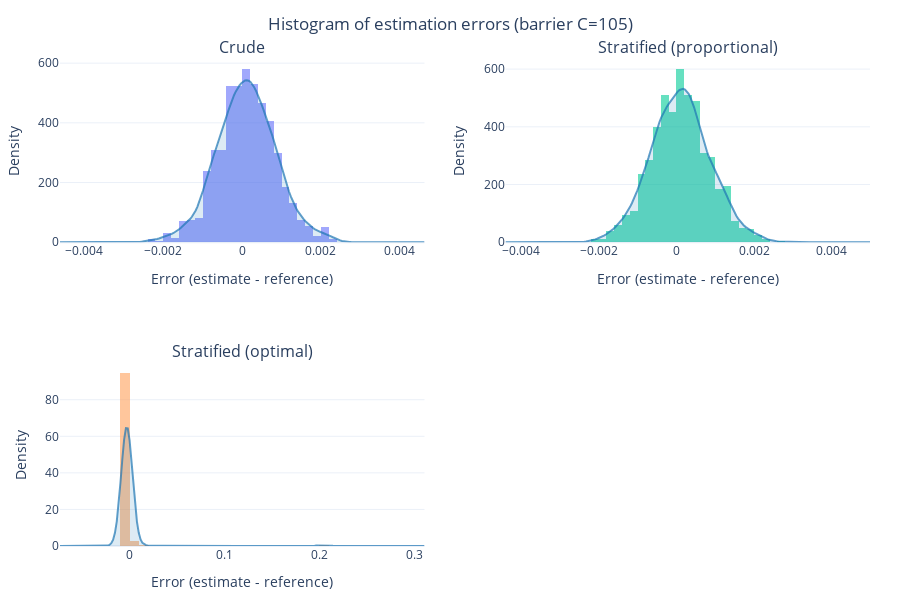

The cell this chart's notebook holds for it:
### Markdown cell above
## Barrier C=105

### Code cell
hist_path = PLOTS_DIR / "barrier_errors_hist_C105.pkl"
with hist_path.open("rb") as f:
    fig = pickle.load(f)
fig

### Figure 1 — Plotly figure (JSON) as saved in the notebook; plotly's stock layout.template omitted (floating-point values rounded to 4 significant figures; data arrays with more than 128 entries replaced by an {"elided": "..."} marker saying what was removed)
{"data": [{"histnorm": "probability density", "name": "Crude", "nbinsx": 30, "opacity": 0.6, "type": "histogram", "x": {"elided": "1000 float values"}, "xaxis": "x", "yaxis": "y"}, {"fill": "tozeroy", "fillcolor": "rgba(31,119,180,0.15)", "line": {"color": "rgba(31,119,180,0.7)", "width": 2}, "mode": "lines", "name": "KDE", "showlegend": false, "type": "scatter", "x": {"elided": "200 float values"}, "xaxis": "x", "y": {"elided": "200 float values"}, "yaxis": "y"}, {"histnorm": "probability density", "name": "Stratified (proportional)", "nbinsx": 30, "opacity": 0.6, "type": "histogram", "x": {"elided": "1000 float values"}, "xaxis": "x2", "yaxis": "y2"}, {"fill": "tozeroy", "fillcolor": "rgba(31,119,180,0.15)", "line": {"color": "rgba(31,119,180,0.7)", "width": 2}, "mode": "lines", "name": "KDE", "showlegend": false, "type": "scatter", "x": {"elided": "200 float values"}, "xaxis": "x2", "y": {"elided": "200 float values"}, "yaxis": "y2"}, {"histnorm": "probability density", "name": "Stratified (optimal)", "nbinsx": 30, "opacity": 0.6, "type": "histogram", "x": {"elided": "1000 float values"}, "xaxis": "x3", "yaxis": "y3"}, {"fill": "tozeroy", "fillcolor": "rgba(31,119,180,0.15)", "line": {"color": "rgba(31,119,180,0.7)", "width": 2}, "mode": "lines", "name": "KDE", "showlegend": false, "type": "scatter", "x": {"elided": "200 float values"}, "xaxis": "x3", "y": {"elided": "200 float values"}, "yaxis": "y3"}], "layout": {"annotations": [{"font": {"size": 16}, "showarrow": false, "text": "Crude", "x": 0.225, "xanchor": "center", "xref": "paper", "y": 1, "yanchor": "bottom", "yref": "paper"}, {"font": {"size": 16}, "showarrow": false, "text": "Stratified (proportional)", "x": 0.775, "xanchor": "center", "xref": "paper", "y": 1, "yanchor": "bottom", "yref": "paper"}, {"font": {"size": 16}, "showarrow": false, "text": "Stratified (optimal)", "x": 0.225, "xanchor": "center", "xref": "paper", "y": 0.375, "yanchor": "bottom", "yref": "paper"}], "barmode": "group", "height": 600, "margin": {"b": 50, "l": 60, "r": 30, "t": 60}, "showlegend": false, "title": {"text": "Histogram of estimation errors (barrier C=105)", "x": 0.5}, "xaxis": {"anchor": "y", "domain": [0, 0.45], "title": {"text": "Error (estimate - reference)"}}, "xaxis2": {"anchor": "y2", "domain": [0.55, 1], "title": {"text": "Error (estimate - reference)"}}, "xaxis3": {"anchor": "y3", "domain": [0, 0.45], "title": {"text": "Error (estimate - reference)"}}, "xaxis4": {"anchor": "y4", "domain": [0.55, 1], "title": {"text": "Error (estimate - reference)"}}, "yaxis": {"anchor": "x", "domain": [0.625, 1], "title": {"text": "Density"}}, "yaxis2": {"anchor": "x2", "domain": [0.625, 1], "title": {"text": "Density"}}, "yaxis3": {"anchor": "x3", "domain": [0, 0.375], "title": {"text": "Density"}}, "yaxis4": {"anchor": "x4", "domain": [0, 0.375], "title": {"text": "Density"}}}}
